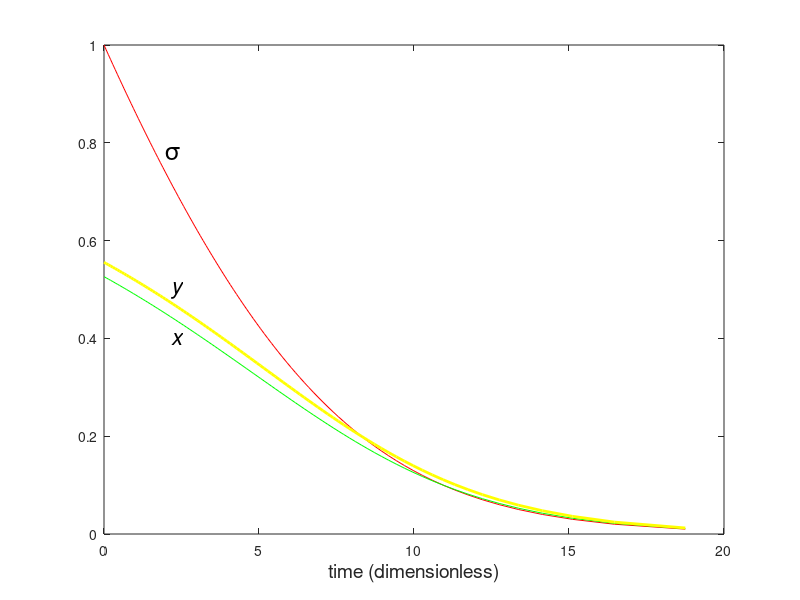

Write the MATLAB code that produced this figure.
%to make plots for ex_two_enzyme

%parameter values
l1=.9; 
l2=.8; 
m1=0.5; 
m2=0.6; 
a1=0.3;

sv2 = -l1*l2+a1*m1*l2+m2*l1-a1*m2*l1;
sv1 = -l2+a1*m1+a1*l2+m2-a1*m2-a1*l1;
th1=-sv1;
th2=-sv2;

s = [.01:.01:1];
I1 = - s/th1 - l1*l2*log(s)/th2+log(th1*s +th2)*l1*l2/th2 ...
	- log(th1* s + th2)*l1/th1-log(th1* s + th2) *l2/th1+th2*log(th1* s+th2)/th1^2;

K =  -1/th1 + log(th1 +th2)*l1*l2/th2 ...
	- log(th1+ th2)*l1/th1-log(th1 + th2)*l2/th1+th2 *log(th1+th2)/th1^2;
	
expr = I1-K;

x = s./(l1+s);
y = s./(l2+s);

plot(expr,s,'r',expr,x,'g',expr,y,'y','linewidth',2)

xlabel('time (dimensionless)','fontsize',14)
text(2,.4,'\it x','fontsize',16)
text(2,.5,'\it y','fontsize',16)
text(2,.78,'\sigma','fontsize',18)

		
